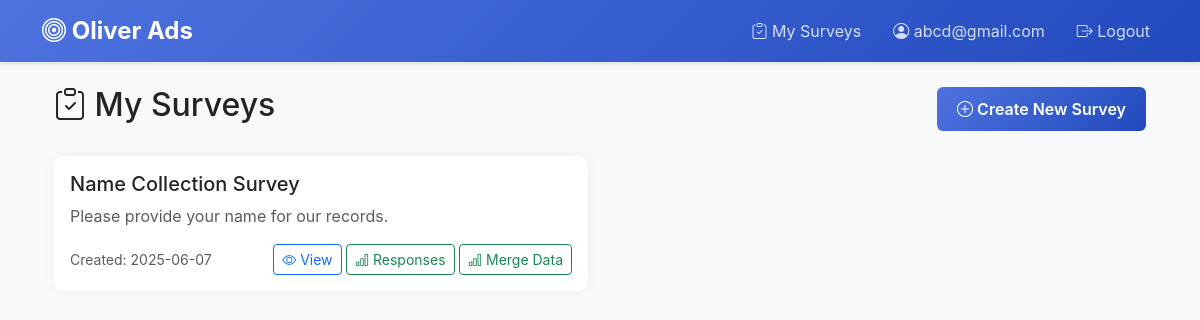
Page /surveys (signed in) on the committed database.
### models.py (models this page shows, shortened)
class User(UserMixin, db.Model):
    id = db.Column(db.Integer, primary_key=True)
    username = db.Column(db.String(80), unique=True, nullable=False)
    password_hash = db.Column(db.String(128))
    is_admin = db.Column(db.Boolean, default=False)
    created_at = db.Column(db.DateTime, default=datetime.utcnow)

class Survey(db.Model):
    id = db.Column(db.Integer, primary_key=True)
    title = db.Column(db.String(200), nullable=False)
    description = db.Column(db.Text)
    creator_id = db.Column(db.Integer, db.ForeignKey('user.id'), nullable=False)
    created_at = db.Column(db.DateTime, default=datetime.utcnow)
    is_active = db.Column(db.Boolean, default=True)
    creator = db.relationship('User', backref=db.backref('surveys', lazy=True))
    questions = db.relationship('Question', backref='survey', lazy=True, cascade='all, delete-orphan')
    responses = db.relationship('SurveyResponse', backref='survey', lazy=True, cascade='all, delete-orphan')
    postback_configs = db.relationship('PostbackConfig', backref='survey', lazy=True, cascade='all, delete-orphan')
    who_merged = db.Column(MutableDict.as_mutable(JSON), default=dict)
    merged_user_data = db.Column(MutableList.as_mutable(JSON), default=list)

### app.py (the view)
@app.route('/surveys')
def surveys():
    if not current_user.is_authenticated:
        return render_template('surveys.html', surveys=[])
    user_surveys = Survey.query.filter_by(creator_id=current_user.id).all()
    return render_template('surveys.html', surveys=user_surveys)

### app.py (called while the page is built)
@login_manager.user_loader
def load_user(user_id):
    return User.query.get(int(user_id))

### templates/surveys.html (shortened to what this page needs)
{% extends "base.html" %}
{% block content %}
<div class="container mt-4">
    <div class="d-flex justify-content-between align-items-center mb-4">
        <h2><i class="bi bi-clipboard-check"></i> My Surveys</h2>
        <a href="{{ url_for('create_survey') }}" class="btn btn-primary">
            <i class="bi bi-plus-circle"></i> Create New Survey
        </a>
    </div>
    {% if surveys %}
    <div class="row">
        {% for survey in surveys %}
        <div class="col-md-6 mb-4">
            <div class="card h-100">
                <div class="card-body">
                    <h5 class="card-title">{{ survey.title }}</h5>
                    <p class="card-text text-muted">{{ survey.description }}</p>
                    <div class="d-flex justify-content-between align-items-center">
                        <small class="text-muted">
                            Created: {{ survey.created_at.strftime('%Y-%m-%d') }}
                        </small>
                        <div>
                            <a href="{{ url_for('view_survey', survey_id=survey.id) }}" class="btn btn-sm btn-outline-primary">
                                <i class="bi bi-eye"></i> View
                            </a>
                            <a href="{{ url_for('view_responses', survey_id=survey.id) }}" class="btn btn-sm btn-outline-success">
                                <i class="bi bi-bar-chart"></i> Responses
                            </a>
                           <a href="{{ url_for('view_merged_users', survey_id=survey.id) }}" class="btn btn-sm btn-outline-success">
                                <i class="bi bi-bar-chart"></i> Merge Data
                           </a>
                        </div>
                    </div>
                </div>
            </div>
        </div>
        {% endfor %}
    </div>
    {% else %}
    <div class="alert alert-info">
        <i class="bi bi-info-circle"></i> You haven't created any surveys yet.
        <a href="{{ url_for('create_survey') }}" class="alert-link">Create your first survey</a>
    </div>
    {% endif %}
</div>
{% endblock %}

### templates/base.html (shortened to what this page needs)
<!DOCTYPE html>
<html lang="en">
<head>
    <link href="https://cdn.jsdelivr.net/npm/bootstrap@5.3.0/dist/css/bootstrap.min.css" rel="stylesheet">
    <link rel="stylesheet" href="https://cdn.jsdelivr.net/npm/bootstrap-icons@1.11.0/font/bootstrap-icons.css">
</head>
<body>
    <nav class="navbar navbar-expand-lg navbar-dark">
        <div class="container">
            <a class="navbar-brand" href="{{ url_for('index') }}">
                <i class="bi bi-bullseye"></i> Oliver Ads
            </a>
            {% if current_user.is_authenticated %}
            <div class="navbar-nav ms-auto">
                <a class="nav-link me-3" href="{{ url_for('surveys') }}">
                    <i class="bi bi-clipboard-check"></i> My Surveys
                </a>
                <span class="nav-link me-3">
                    <i class="bi bi-person-circle"></i> {{ current_user.username }}
                </span>
                <a class="nav-link" href="{{ url_for('logout') }}">
                    <i class="bi bi-box-arrow-right"></i> Logout
                </a>
            </div>
            {% endif %}
        </div>
    </nav>
    <div class="container">
        {% block content %}{% endblock %}
    </div>
</body>
</html>

### templates/base.html (style rules this page uses)
:root { --primary-color: #4e73df; --secondary-color: #1cc88a; --dark-color: #5a5c69; }
body { background-color: #f8f9fa; font-family: 'Nunito', -apple-system, BlinkMacSystemFont, "Segoe UI", Roboto, "Helvetica Neue", Arial, sans-serif; }
.navbar { background: linear-gradient(135deg, var(--primary-color), #224abe) !important; box-shadow: 0 2px 4px rgba(0,0,0,0.1); }
.navbar-brand { font-weight: 700; font-size: 1.5rem; }
.card { border: none; border-radius: 10px; box-shadow: 0 0 15px rgba(0,0,0,0.05); transition: transform 0.2s; }
.btn-primary { background: linear-gradient(135deg, var(--primary-color), #224abe); border: none; padding: 10px 20px; font-weight: 600; }
.nav-link { color: rgba(255,255,255,0.8) !important; transition: color 0.2s; }

### rows in the picture
User: username "abcd@gmail.com"
Survey: title "Name Collection Survey", description "Please provide your name for our records.", created_at "2025-06-07"
